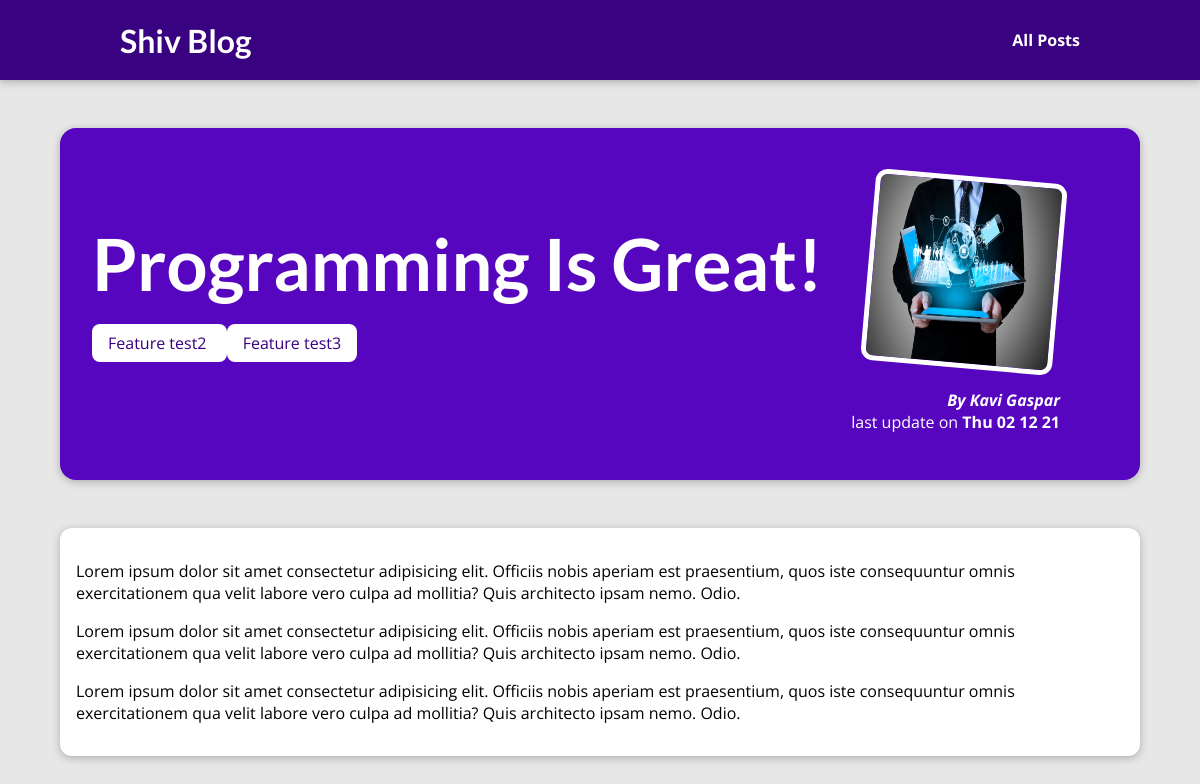
/blogs/programming-is-fun, run on the app's committed database.
### blog/models.py (models this page shows, shortened)
class Post(models.Model):
    title = models.CharField(max_length=100)
    excerpt = models.CharField(max_length=200)
    image_name = models.CharField(max_length=50)
    date = models.DateTimeField(auto_now_add=True)
    slug = models.SlugField(unique = True)
    content = models.TextField(validators= [MinLengthValidator(0)])
    author = models.ForeignKey(Author, null= True, on_delete=models.SET_NULL, related_name='Post')
    tags = models.ManyToManyField(Tag)

class Tag(models.Model):
    caption = models.CharField(max_length=50)

class Author(models.Model):
    first_name = models.CharField(max_length=50)
    last_name = models.CharField(max_length=50)
    email = models.EmailField()
    def full_name(self):
        return f'{self.first_name} {self.last_name}'
    def __str__(self):
        return self.full_name()

### blog/views.py (the view)
# urls.py: path('blogs/<slug:slug>', views.detail_post, name='blog_details')
def detail_post(request, slug):
    post_detail = get_object_or_404(Post, slug = slug)
    return render(request, 'blog/detail_post.html', {
        'post_detail' : post_detail,
        'post_tag' : post_detail.tags.all()
        })

### blog/templates/blog/detail_post.html (shortened to what this page needs)
{% extends 'base.html' %}
{% load static %}
{% block css_file %}
    <link rel="stylesheet" href="{% static 'blog/detail_post.css' %}">
{% endblock css_file %}
{% block content %}
<section id="summary">
    <h2> {{ post_detail.title | title}} </h2>
    <br>
    <div>
        {% for tag in post_tag %}
            <span class="tag"> {{tag.caption}} </span>
        {% endfor %}
    </div>
    <article>
        <img src="{% static 'blog/images/'|add:post_detail.image_name %}" alt="{{ post_detail.title }}" />
        <address> By <a href="mailto: test@test.com"> {{post_detail.author | title}} </a> </address>
        <div>last update on <time> {{post_detail.date | date:"D d m y"}}</time> </div>
    </article>
</section>
<main>
    {{post_detail.content | linebreaks}}
</main>
{% endblock content%}

### static/app.css (style rules this page uses)
* { box-sizing: border-box; }
html { font-family: 'Open Sans', 'Lato', sans-serif; }
body { margin: 0; }
h1, h2, h3 { font-family: 'Lato', sans-serif; font-weight: bold; }

### blog/static/blog/detail_post.css (style rules this page uses)
body { background-color: #e7e7e7; }
#summary { margin: 8rem auto 3rem auto; padding: 2rem; width: 90%; max-width: 90rem; border-radius: 16px; background-color: #5706c0; position: relative; box-shadow: 0 2px 8px rgba(0, 0, 0, 0.25); height: 22rem; }
#summary h2 { color: white; font-size: 4.5rem; margin-bottom: 0.25rem; }
#summary article { position: absolute; top: 2rem; right: 3rem; padding: 1rem 2rem; border-radius: 12px; text-align: right; color: white; }
#summary article img { width: 12rem; height: 12rem; border-radius: 12px; transform: rotateZ(5deg); border: 5px solid white; margin-bottom: 1rem; }
#summary address { font-weight: bold; }
#summary a { color: white; text-decoration: none; }
#summary time { font-weight: bold; }
main { width: 90%; max-width: 90rem; margin: 3rem auto; background-color: white; padding: 1rem; border-radius: 12px; box-shadow: 0 2px 8px rgba(0, 0, 0, 0.25); }
.tag { background-color: white; color: #390281; padding: 0.5rem 1rem; border-radius: 8px; }

### data on the page
Post: title "Programming Is Great!", image_name (picture), author "Kavi Gaspar", date "Thu 02 12 21", content "Lorem ipsum dolor sit amet consectetur adipisicing elit. Officiis nobis aperiam est praesentium, quos iste consequuntur omnis exercitationem qua velit labore vero culpa ad mollitia? Quis architecto ipsam nemo. Odio. Lorem ipsum dolor sit amet consectetur adipisicing elit. Officiis nobis aperiam est praesentium, quos iste consequuntur omnis exercitationem qua velit labore vero culpa ad mollitia? Quis architecto ipsam nemo. Odio. Lorem ipsum dolor sit amet consectetur adipisicing elit. Officiis nobis aperiam est praesentium, quos iste consequuntur omnis exercitationem qua velit labore vero culpa ad mollitia? Quis architecto ipsam nemo. Odio."
Tag: caption "Feature test2"
Tag: caption "Feature test3"
